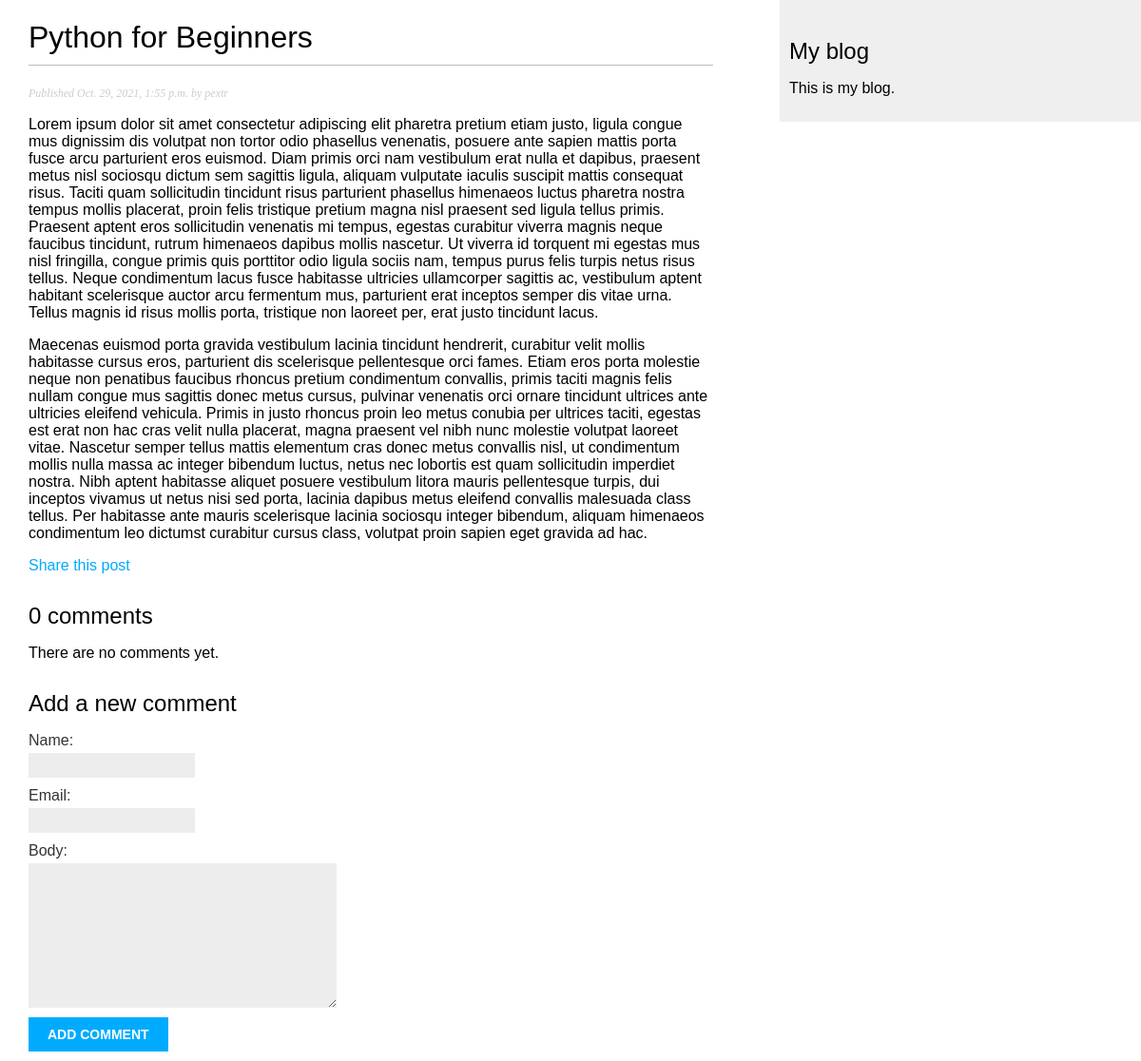
Page /blog/2021/10/29/python_for_beginners_1/ on the committed database.
### blog/models.py (models this page shows, shortened)
class Post(models.Model):
    STATUS_CHOICES = (
        ('draft', 'Draft'),
        ('published','Published'),
    )
    title = models.CharField(max_length=250)
    slug = models.SlugField(max_length=250, unique_for_date='publish')
    author = models.ForeignKey(User, on_delete=models.CASCADE, related_name='blog_posts')
    body = models.TextField()
    publish = models.DateTimeField(default=timezone.now)
    created = models.DateTimeField(auto_now_add=True)
    updated = models.DateTimeField(auto_now=True)
    status = models.CharField(max_length=10, choices=STATUS_CHOICES, default='draft')
    objects = models.Manager()
    published = PublishedManager()
    class Meta:
        ordering = ('-publish',)

### blog/views.py (the view)
# urls.py: path('<int:year>/<int:month>/<int:day>/<slug:post>/', views.post_detail, name='post_detail'),
def post_detail(request, year, month, day, post):
    post = get_object_or_404(Post, slug=post,
                                    status='published',
                                    publish__year=year,
                                    publish__month=month,
                                    publish__day=day)
    comments = post.comments.filter(active=True)
    new_comment = None
    if request.method == 'POST':
        comment_form = CommentForm(data=request.POST)
        if comment_form.is_valid():
            new_comment = comment_form.save(commit=False)
            new_comment.post = post
            new_comment.save()
    else:
        comment_form = CommentForm()
    return render(request,
                'blog/post/detail.html',{
                'post':post,
                'comments':comments,
                'new_comment':new_comment,
                'comment_form':comment_form})

### blog/forms.py
class CommentForm(forms.ModelForm):
    class Meta:
        model = Comment
        fields = ('name', 'email', 'body')

### blog/templates/blog/post/detail.html (shortened to what this page needs)
{% extends "blog/base.html" %}
{% block content %}
  <h1>{{ post.title }}</h1>
  <p class="date">
    Published {{ post.publish }} by {{ post.author }}
  </p>
  <p>
    {{ post.body |linebreaks }}
  </p>
  <p>
    <a href="{% url 'blog:post_share' post.id %}">Share this post</a>
  </p>
  {% with comments.count as total_comments %}
    <h2>
      {{ total_comments }} comment{{ total_comments|pluralize }}
    </h2>
  {% endwith %}
  {% for comment in comments %}
    <div class="comment">
      <p class="info">
        Comment {{ forloop.counter }} by {{ comment.name }} {{ comment.created }}
      </p>
      {{ comment.body|linebreaks }}
    </div>
    {% empty %}
      <p>There are no comments yet.</p>
  {% endfor %}
  {% if new_comment %}
    <h2>Your comment has been added.</h2>
  {% else %}
    <h2>Add a new comment</h2>
    <form method="post">{% csrf_token %}
      {{ comment_form.as_p }}
      <p><input type="submit" value="Add comment"></p>
    </form>
  {% endif %}
{% endblock %}

### blog/static/css/blog.css (style rules this page uses)
body { margin:0; padding:0; font-family:helvetica, sans-serif; }
a { color:#00abff; text-decoration:none; }
h1 { font-weight:normal; border-bottom:1px solid #bbb; padding:0 0 10px 0; }
h2 { font-weight:normal; margin:30px 0 0; }
p.date { color:#ccc; font-family: georgia, serif; font-size: 12px; font-style: italic; }
label { float:left; clear:both; color:#333; margin-bottom:4px; }
input, textarea { clear:both; float:left; margin:0 0 10px; background:#ededed; border:0; padding:6px 10px; font-size:12px; }
input[type=submit] { font-weight:bold; background:#00abff; color:#fff; padding:10px 20px; font-size:14px; text-transform:uppercase; }

### rows in the picture
Post: title "Python for Beginners", publish "Oct. 29, 2021, 1:55 p.m.", author "pextr", body "Lorem ipsum dolor sit amet consectetur adipiscing elit pharetra pretium etiam justo, ligula congue mus dignissim dis volutpat non tortor odio phasellus venenatis, posuere ante sapien mattis porta fusce arcu parturient eros euismod. Diam primis orci nam vestibulum erat nulla et dapibus, praesent metus nisl sociosqu dictum sem sagittis ligula, aliquam vulputate iaculis suscipit mattis consequat risus. Taciti quam sollicitudin tincidunt risus parturient phasellus himenaeos luctus pharetra nostra tempus mollis placerat, proin felis tristique pretium magna nisl praesent sed ligula tellus primis. Praesent aptent eros sollicitudin venenatis mi tempus, egestas curabitur viverra magnis neque…"

### other values in the picture
{{ total_comments }} "0"
